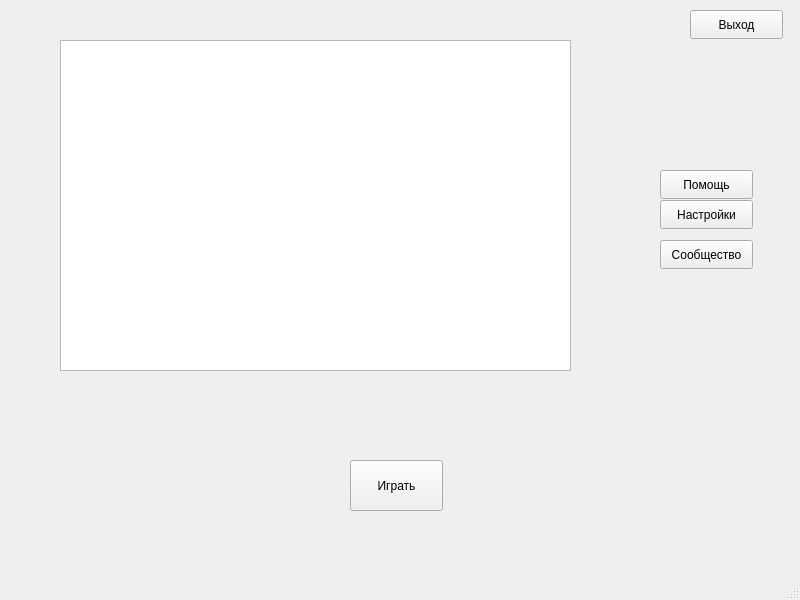
<?xml version="1.0" encoding="UTF-8"?>
<ui version="4.0">
 <class>MainWindow</class>
 <widget class="QMainWindow" name="MainWindow">
  <property name="geometry">
   <rect>
    <x>0</x>
    <y>0</y>
    <width>800</width>
    <height>600</height>
   </rect>
  </property>
  <property name="windowTitle">
   <string>MainWindow</string>
  </property>
  <widget class="QWidget" name="centralwidget">
   <widget class="QPushButton" name="pushButton">
    <property name="geometry">
     <rect>
      <x>350</x>
      <y>460</y>
      <width>93</width>
      <height>51</height>
     </rect>
    </property>
    <property name="text">
     <string>Играть</string>
    </property>
   </widget>
   <widget class="QTableView" name="tableView">
    <property name="geometry">
     <rect>
      <x>60</x>
      <y>40</y>
      <width>511</width>
      <height>331</height>
     </rect>
    </property>
   </widget>
   <widget class="QPushButton" name="pushButton_2">
    <property name="geometry">
     <rect>
      <x>660</x>
      <y>170</y>
      <width>93</width>
      <height>29</height>
     </rect>
    </property>
    <property name="text">
     <string>Помощь</string>
    </property>
   </widget>
   <widget class="QPushButton" name="pushButton_3">
    <property name="geometry">
     <rect>
      <x>660</x>
      <y>200</y>
      <width>93</width>
      <height>29</height>
     </rect>
    </property>
    <property name="text">
     <string>Настройки</string>
    </property>
   </widget>
   <widget class="QPushButton" name="pushButton_4">
    <property name="geometry">
     <rect>
      <x>660</x>
      <y>240</y>
      <width>93</width>
      <height>29</height>
     </rect>
    </property>
    <property name="text">
     <string>Сообщество</string>
    </property>
   </widget>
   <widget class="QPushButton" name="pushButton_6">
    <property name="geometry">
     <rect>
      <x>690</x>
      <y>10</y>
      <width>93</width>
      <height>29</height>
     </rect>
    </property>
    <property name="text">
     <string>Выход</string>
    </property>
   </widget>
  </widget>
  <widget class="QMenuBar" name="menubar">
   <property name="geometry">
    <rect>
     <x>0</x>
     <y>0</y>
     <width>800</width>
     <height>33</height>
    </rect>
   </property>
  </widget>
  <widget class="QStatusBar" name="statusbar"/>
 </widget>
 <resources/>
 <connections/>
</ui>
